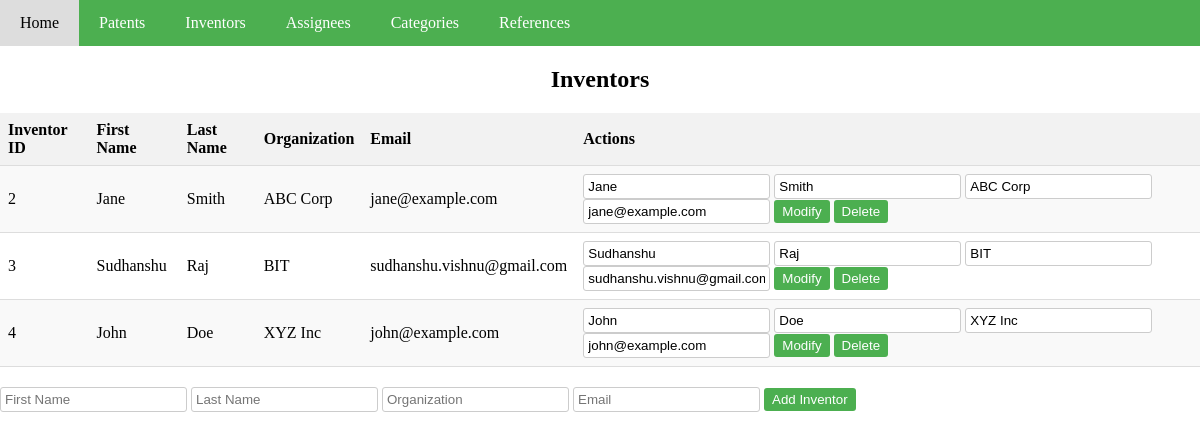
Page /inventors on the committed database.
### app.py (models this page shows)
class Inventor(db.Model):
    InventorID = db.Column(db.Integer, primary_key=True)
    FirstName = db.Column(db.String(50), nullable=False)
    LastName = db.Column(db.String(50), nullable=False)
    Organization = db.Column(db.String(100), nullable=False)
    Email = db.Column(db.String(100), nullable=False)

### app.py (the view)
@app.route('/inventors')
def inventors():
    return render_template('inventors.html', inventors=Inventor.query.all())

### templates/inventors.html (shortened to what this page needs)
<!DOCTYPE html>
<html lang="en">
<head>
</head>
<body>
  <div class="container">
    <div class="navbar">
      <a href="/">Home</a>
      <a href="/patents">Patents</a>
      <a href="/inventors">Inventors</a>
      <a href="/assignees">Assignees</a>
      <a href="/categories">Categories</a>
      <a href="/references">References</a>
    </div>
    <h2>Inventors</h2>
    <table>
      <tr>
        <th>Inventor ID</th>
        <th>First Name</th>
        <th>Last Name</th>
        <th>Organization</th>
        <th>Email</th>
        <th>Actions</th>
      </tr>
      {% for inventor in inventors %}
      <tr>
        <td>{{ inventor.InventorID }}</td>
        <td>{{ inventor.FirstName }}</td>
        <td>{{ inventor.LastName }}</td>
        <td>{{ inventor.Organization }}</td>
        <td>{{ inventor.Email }}</td>
        <td>
          <form method="POST" action="/modify_inventor/{{ inventor.InventorID }}">
            <input type="text" name="first_name" value="{{ inventor.FirstName }}">
            <input type="text" name="last_name" value="{{ inventor.LastName }}">
            <input type="text" name="organization" value="{{ inventor.Organization }}">
            <input type="text" name="email" value="{{ inventor.Email }}">
            <button type="submit">Modify</button>
          </form>
          <form method="POST" action="/delete_inventor/{{ inventor.InventorID }}">
            <button type="submit">Delete</button>
          </form>
        </td>
      </tr>
      {% endfor %}
    </table>
    <form method="POST" action="/add_inventor">
      <input type="text" name="first_name" placeholder="First Name" required>
      <input type="text" name="last_name" placeholder="Last Name" required>
      <input type="text" name="organization" placeholder="Organization" required>
      <input type="text" name="email" placeholder="Email" required>
      <button type="submit">Add Inventor</button>
    </form>
  </div>
</body>
</html>

### templates/inventors.html (style rules this page uses)
.navbar { overflow: hidden; background-color: #4caf50; }
.navbar a { float: left; display: block; color: white; text-align: center; padding: 14px 20px; text-decoration: none; }
body, html { height: 100%; margin: 0; display: flex; justify-content: center; }
.container { width: 95%; }
table { width: 100%; border-collapse: collapse; margin-bottom: 20px; }
th, td { padding: 8px; border-bottom: 1px solid #ddd; text-align: left; }
th { background-color: #f2f2f2; }
tr:nth-child(even) { background-color: #f9f9f9; }
form { display: inline; }
input[type="text"] { padding: 4px; border: 1px solid #ccc; border-radius: 3px; }
button { padding: 4px 8px; background-color: #4caf50; color: white; border: none; border-radius: 3px; cursor: pointer; }
.container { width: 100%; }
h2 { text-align: center; }

### rows in the picture
Inventor: InventorID "2", FirstName "Jane", LastName "Smith", Organization "ABC Corp", Email "jane@example.com", first_name "Jane", last_name "Smith", organization "ABC Corp", email "jane@example.com"
Inventor: InventorID "3", FirstName "Sudhanshu", LastName "Raj", Organization "BIT", Email "sudhanshu.vishnu@gmail.com", first_name "Sudhanshu", last_name "Raj", organization "BIT", email "sudhanshu.vishnu@gmail.com"
Inventor: InventorID "4", FirstName "John", LastName "Doe", Organization "XYZ Inc", Email "john@example.com", first_name "John", last_name "Doe", organization "XYZ Inc", email "john@example.com"
